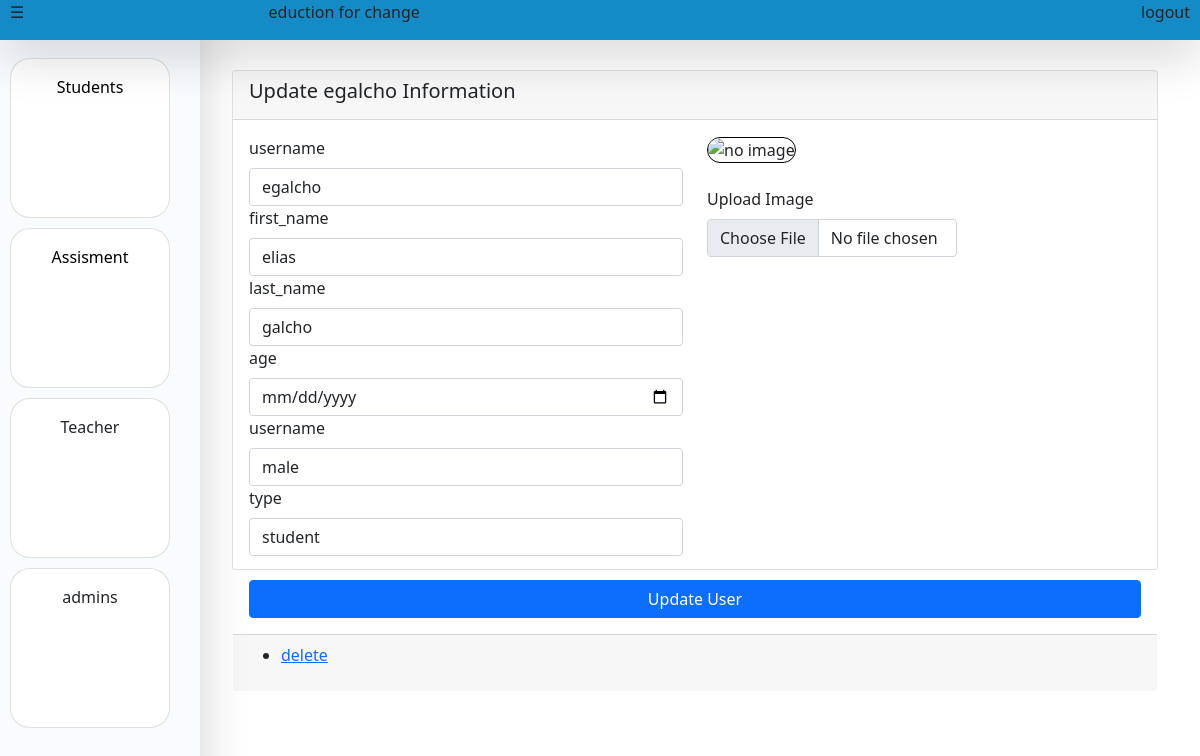
Screenshot of /main/update_users/1 with the database file from the repository.
### admins/models.py (models this page shows)
class Account(models.Model):
    uname=models.CharField(max_length=233,null=True)
    fname=models.CharField(max_length=233,null=True)
    lname=models.CharField(max_length=233,null=True)
    age=models.DateTimeField(null=True)
    gender=models.CharField(max_length=233,null=True)
    image=models.TextField(null=True)
    role=models.CharField(max_length=233,null=True)
    sec=models.ForeignKey(Section,on_delete=models.CASCADE,null=True)

### admins/views.py (the view, shortened to what this page needs)
# urls.py: path('update_users/<int:id>',views.update_users,name="update_users"),
def update_users(request,id):
    user=Account.objects.get(id=id)
    return render(request,"admins/update_user.html",{'user':user})

### template/admins/update_user.html (shortened to what this page needs)
{%extends 'admins/home.html' %}
    {%block main%}
    <div class="card" style="width: 100%; height: 500px;top: 70px;">
        <div class="card-header">
            <h5>Update {{user.uname}} Information</h5>
        </div>
              <div class="card-body">
        <form action="" method="post">
            <div class="row">
                <div class="col-6">
        <label for="" class="form-label">username</label>
        <input type="text" class="form-control" name="uname" value="{{user.uname}}">
        <label for="" class="form-label">first_name</label>
        <input type="text" class="form-control" name="fname" value="{{user.fname}}">
        <label for="" class="form-label">last_name</label>
        <input type="text" class="form-control" name="lname" value="{{user.lname}}">
        <label for="" class="form-label">age</label>
        <input type="date" mina="2000-01-01" maxa="1945-12-31" value="{{user.age}}" value="2000-01-01"  class="form-control" name="age">
        <label for="" class="form-label">username</label>
        <select class="form-control" name="gender" value="{{user.gender}}" >
        <option value="male">male</option>
        </select>
        <label for="" class="form-label">type</label>
        <select name="role" id="" class="form-control" value="{{user.role}}">
            <option value="1">student</option>
        </select>
                </div>
                <div class="col-6">
                    <div class="display">
                        <img src="" alt="no image" id="im" srcset="" style="width:  250px;height: 250px;border: 1px solid black;border-radius: 20px;">
                    </div>
                    <br>
                    <div class="" style="top: 380px;">
                        <label for="" class="form-label">Upload Image</label>
                        <input type="file" class="form-control" name="" id="img" style="width: 250px;">
                    </div>
                </div>
            </div>
            <br>
            <button class="btn btn-primary" style="width: 100%;">Update User</button>
        </form></div>
    <div class="card-footer">
<ul>
    <li><a href="{%url 'main:delete_users' user.id %}">delete</a></li>
</ul>
    </div>
    </div>
    {%endblock%}

### rows the page displays
Account: uname "egalcho", fname "elias", lname "galcho", gender "male", role "student"
